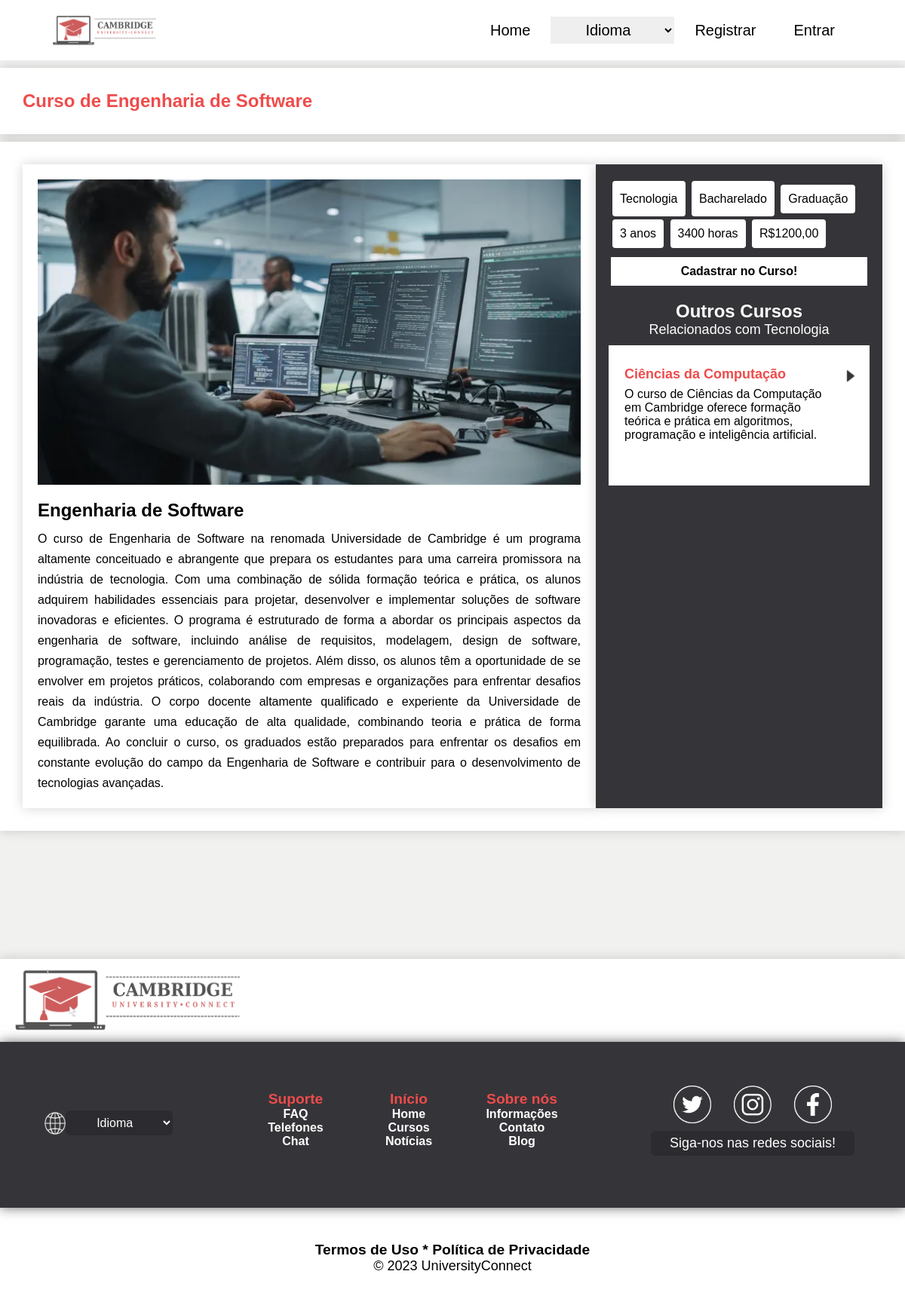
The app's page /cursos/6 with its own data.
### UniversityConnect/models.py (models this page shows, shortened)
class Curso(models.Model):
    titulo = models.CharField(max_length=100)
    tittle_en = models.CharField(max_length=100, default='English Name')
    mini_descricao = models.TextField(max_length=255, default='English Description')
    mini_description_en = models.TextField(max_length=255, default='English Description')
    descricao = models.TextField(max_length=2000)
    description_en = models.TextField(max_length=2000, default='English Description')
    carga_horaria = models.IntegerField()
    tempo_curso = models.CharField(max_length=100)
    time_course_en = models.CharField(max_length=100, default='0 years')
    mensalidade = models.DecimalField(max_digits=8, decimal_places=2)
    tipo_aula = models.CharField(max_length=100)
    image = models.ImageField(upload_to='cursos/cover/%Y/%m/%d/', blank=True, default="")
    categoria = models.ForeignKey(Categoria, on_delete=models.CASCADE)
    formacao = models.ForeignKey(Formacao, on_delete=models.CASCADE)
    nivel_curso = models.ForeignKey(NivelCurso, on_delete=models.CASCADE)
    botao = models.CharField(max_length=100)

class Categoria(models.Model):
    nome = models.CharField(max_length=100)
    name_en = models.CharField(max_length=100, default='English Name')
    def __str__(self):
        return self.nome

class Formacao(models.Model):
    nome = models.CharField(max_length=100)
    name_en = models.CharField(max_length=100, default='English Name')
    def __str__(self):
        return self.nome

class NivelCurso(models.Model):
    nome = models.CharField(max_length=100)
    name_en = models.CharField(max_length=100, default='English Name')
    def __str__(self):
        return self.nome

### UniversityConnect/views.py (the view)
# urls.py: path('cursos/<int:id>', views.cursos_detail, name='cursos_detail'),
def cursos_detail(request, id):
    curso = get_object_or_404(Curso,id=id,)
    outros = Curso.objects.filter(categoria=curso.categoria).exclude(id=curso.id)
    lang = False
    if 'en/' in request.path:
        lang = True
    PAGE_NAME = f'{curso.titulo}'
    context = {'request': request, 'curso': curso, 'outro': outros, 'page_name': PAGE_NAME,'lang':lang, 'mensalidade_us': curso.mensalidade/4,}
    return render(request, 'UniversityConnect/html/pt/cursos_detail.html', context=context)

### templates/UniversityConnect/html/pt/cursos_detail.html (shortened to what this page needs)
{% load static %}
{% load i18n %}
{% include '../partials/head.html' %}
<link rel="stylesheet" href="{% static '/UniversityConnect/css/course_detail.css' %}">
</head>
{% include '../partials/header.html' %}
<main>
    <div class="home-title">
        <h2>{% trans "Curso de" %}
            {% if lang %}{{ curso.tittle_en }}
            {% else %}{{ curso.titulo }}
            {% endif %}</h2>
    </div>
    <section class="home">
        <div class="block1">
            <div class="block1-img">
                {% if curso.image %}
                    <img src="{{curso.image.url}}" alt="curso img">
                {% else %}
                    <div class="no-img"> NO IMG </div>
                {% endif %}
            </div>
            <div class="block1-content">
                {% if lang %}
                <h2 class="content-title">{{ curso.tittle_en }}</h2>
                <p class="content-description">{{ curso.description_en }}</p>
                {% else %}
                <h2 class="content-title">{{ curso.titulo }}</h2>
                <p class="content-description">{{ curso.descricao }}</p>
                {% endif %}
            </div>
        </div>
        <div class="block2">
            <div class="block2-content">
                {% if lang %}
                <p class="content-description">{{ curso.categoria.name_en }}</p>
                <p class="content-description">{{ curso.formacao.name_en }}</p>
                <p class="content-level">{{ curso.nivel_curso.name_en }}</p>
                <p class="content-time">{{ curso.time_course_en }}</p>
                <p class="content-hours">{{ curso.carga_horaria }} hours</p>
                <p class="content-pay">US${{ mensalidade_us }}</p>
                {% else %}
                <p class="content-description">{{ curso.categoria }}</p>
                <p class="content-description">{{ curso.formacao }}</p>
                <p class="content-level">{{ curso.nivel_curso }}</p>
                <p class="content-time">{{ curso.tempo_curso }}</p>
                <p class="content-hours">{{ curso.carga_horaria }} horas</p>
                <p class="content-pay">R${{ curso.mensalidade }}</p>
                {% endif %}
                <a class="content-course" href="#">{% trans "Cadastrar no Curso!" %}</a>
            </div>
            <div class="other">
                <h2>{% trans "Outros Cursos" %}</h2>
                <p>{% trans "Relacionados com" %}
                    {% if lang %}{{ curso.categoria.name_en }}
                    {% else %}{{ curso.categoria }}
                    {% endif %}
                </p>
                {% if outro %}
                    {% for outro in outro %}
                        <a class="option-block-link" href="{% url 'UniversityConnect:cursos_detail' outro.id %}">
                            <div class="options-block">
                                {% if lang %}
                                <h2>{{ outro.tittle_en }}</h2>
                                <p>{{ outro.mini_description_en }}</p>
                                {% else %}
                                <h2>{{ outro.titulo }}</h2>
                                <p>{{ outro.mini_descricao }}</p>
                                {% endif %}
                                <div class="details-icon">
                                    <img src="{% static "/UniversityConnect/images/icons/enter.png" %}" alt="">
                                </div>
                            </div>
                        </a>
                    {% endfor %}
                {% endif %}
            </div>
        </div>
    </section>
</main>
{% include '../partials/footer.html' %}

### static/UniversityConnect/css/header.css (style rules this page uses)
@media only screen and (min-width: 684px) and (max-width: 1260px) { .options-block { margin: 0 auto 30px auto !important; min-width: 320px !important; max-width: 100% !important; background-color: var(--colorWhite) !important; border: 1px solid rgba(0, 0, 0, 0) !important; } }
html { background-color: var(--colorMidGray); }

### static/UniversityConnect/css/course_detail.css (style rules this page uses)
* { margin: 0; padding: 0; }
:root { --colorPrimary: #EF4B4B; --colorWhite: #FFFFFF; --colorBlack: #000000; --colorMidGray: #F1F1F0; --colorBox: #353539; --colorBoxHover: #2c2c30; --fontPrimary: Arial; --fontMidSize: 20px; --fontLargeSize: 28px; --fontExtraLarge: 54px; --fontExtraExtraLarge: 65px; }
html { background-color: var(--colorMidGray); }
.home { background-color: var(--colorWhite); font-family: var(--fontPrimary); display: flex; justify-content: space-around; min-width: 230px; max-width: 1200px; box-shadow: 0px 0px 15px rgba(0, 0, 0, 0.172) !important; padding: 30px; margin: 10px auto; }
.home-title { box-shadow: 0px 0px 15px rgba(0, 0, 0, 0.172) !important; background-color: var(--colorWhite); min-width: 230px; max-width: 1200px; margin: 10px auto; padding: 30px; }
.home-title > h2 { font-family: var(--fontPrimary) !important; color: var(--colorPrimary); }
.option-block-link { all: unset; cursor: pointer; display: block !important; margin: 0px auto 10px auto; background-color: var(--colorWhite); padding: 20px; }
.options-block { position: relative; overflow: hidden; min-height: 110px; max-height: 150px; min-width: 230px; max-width: 100%; background-color: var(--colorWhite); transition: 0.4s; }
.options-block > h2, .options-block > p { margin: 7px 0; font-family: var(--fontPrimary); text-decoration: none !important; }
.options-block > h2 { color: var(--colorPrimary); font-size: large !important; }
.options-block > p { padding-right: 40px !important; font-size: medium !important; }
.details-icon { position: absolute; right: 10px; top: 10px; width: 20px; height: 20px; }
.details-icon img { width: 100%; height: 100%; }
.block1 { box-shadow: 0px 0px 15px rgba(0, 0, 0, 0.172) !important; width: 800px; padding: 10px; }
.block1-img { display: flex; justify-content: center; align-items: center; padding: 10px; }
.block1-img img { width: 100%; height: 100%; }
.block1-content { padding: 10px; }
.content-title { margin-bottom: 10px; }
.block2 { box-shadow: 0px 0px 15px rgba(0, 0, 0, 0.172) !important; background-color: var(--colorBox); width: 360px; padding: 10px; }
.block2-content { padding: 10px; }
.block2-content > p { display: inline-block; align-items: center; min-width: none; max-width: 140px; border-radius: 4px; margin: 2px; padding: 10px; text-align: center; background-color: var(--colorWhite); color: var(--colorBlack); }
.content-course { display: block; padding: 10px; margin-top: 10px; text-align: center; background-color: var(--colorWhite); color: var(--colorBlack); font-weight: bold; text-decoration: none; }
.content-description { text-align: justify; line-height: 27px; }
.other { margin-top: 10px; padding: 0px 7px 4px 7px; }
.other > h2 { text-align: center; color: var(--colorWhite); }
.other > p { font-size: large; margin-bottom: 10px; text-align: center; color: var(--colorWhite); }

### records on screen
Curso: titulo "Engenharia de Software", image (picture), descricao "O curso de Engenharia de Software na renomada Universidade de Cambridge é um programa altamente conceituado e abrangente que prepara os estudantes para uma carreira promissora na indústria de tecnologia. Com uma combinação de sólida formação teórica e prática, os alunos adquirem habilidades essenciais para projetar, desenvolver e implementar soluções de software inovadoras e eficientes. O programa é estruturado de forma a abordar os principais aspectos da engenharia de software, incluindo análise de requisitos, modelagem, design de software, programação, testes e gerenciamento de projetos. Além disso, os alunos têm a oportunidade de se envolver em projetos práticos, colaborando com empresas…", categoria "Tecnologia", formacao "Bacharelado", nivel_curso "Graduação", tempo_curso "3 anos", carga_horaria "3400", mensalidade "1200,00"
Curso: titulo "Ciências da Computação", mini_descricao "O curso de Ciências da Computação em Cambridge oferece formação teórica e prática em algoritmos, programação e inteligência artificial."
